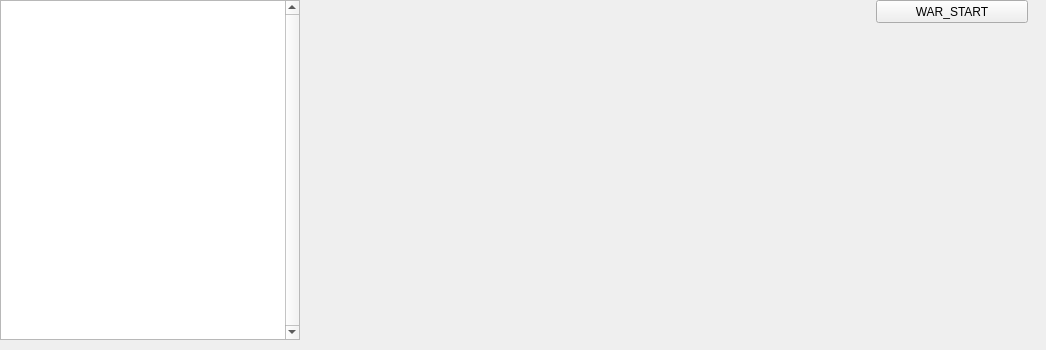
               <widget class="QWidget" name="page_3">
                <widget class="QWidget" name="widget_2" native="true">
                 <property name="geometry">
                  <rect>
                   <x>296</x>
                   <y>0</y>
                   <width>741</width>
                   <height>341</height>
                  </rect>
                 </property>
                 <widget class="QLabel" name="lb_wizard_black">
                  <property name="geometry">
                   <rect>
                    <x>370</x>
                    <y>120</y>
                    <width>291</width>
                    <height>191</height>
                   </rect>
                  </property>
                  <property name="sizePolicy">
                   <sizepolicy hsizetype="Fixed" vsizetype="Fixed">
                    <horstretch>0</horstretch>
                    <verstretch>0</verstretch>
                   </sizepolicy>
                  </property>
                  <property name="minimumSize">
                   <size>
                    <width>100</width>
                    <height>191</height>
                   </size>
                  </property>
                  <property name="styleSheet">
                   <string notr="true"/>
                  </property>
                  <property name="text">
                   <string/>
                  </property>
                  <property name="pixmap">
                   <pixmap>../wizard_black/walk1.png</pixmap>
                  </property>
                  <property name="alignment">
                   <set>Qt::AlignCenter</set>
                  </property>
                  <property name="margin">
                   <number>-12</number>
                  </property>
                 </widget>
                 <widget class="QLabel" name="lb_swordman">
                  <property name="geometry">
                   <rect>
                    <x>50</x>
                    <y>120</y>
                    <width>401</width>
                    <height>190</height>
                   </rect>
                  </property>
                  <property name="sizePolicy">
                   <sizepolicy hsizetype="Fixed" vsizetype="Fixed">
                    <horstretch>0</horstretch>
                    <verstretch>0</verstretch>
                   </sizepolicy>
                  </property>
                  <property name="minimumSize">
                   <size>
                    <width>400</width>
                    <height>190</height>
                   </size>
                  </property>
                  <property name="styleSheet">
                   <string notr="true"/>
                  </property>
                  <property name="text">
                   <string/>
                  </property>
                  <property name="pixmap">
                   <pixmap>../swordsman/walk1.png</pixmap>
                  </property>
                  <property name="alignment">
                   <set>Qt::AlignCenter</set>
                  </property>
                  <property name="margin">
                   <number>-12</number>
                  </property>
                 </widget>
                 <widget class="QLabel" name="lb_wizard_red">
                  <property name="geometry">
                   <rect>
                    <x>270</x>
                    <y>120</y>
                    <width>180</width>
                    <height>200</height>
                   </rect>
                  </property>
                  <property name="sizePolicy">
                   <sizepolicy hsizetype="Fixed" vsizetype="Fixed">
                    <horstretch>0</horstretch>
                    <verstretch>0</verstretch>
                   </sizepolicy>
                  </property>
                  <property name="minimumSize">
                   <size>
                    <width>180</width>
                    <height>200</height>
                   </size>
                  </property>
                  <property name="maximumSize">
                   <size>
                    <width>100</width>
                    <height>110</height>
                   </size>
                  </property>
                  <property name="styleSheet">
                   <string notr="true"/>
                  </property>
                  <property name="text">
                   <string/>
                  </property>
                  <property name="pixmap">
                   <pixmap>../wizard_red/walk1.png</pixmap>
                  </property>
                  <property name="scaledContents">
                   <bool>false</bool>
                  </property>
                  <property name="alignment">
                   <set>Qt::AlignCenter</set>
                  </property>
                  <property name="margin">
                   <number>-12</number>
                  </property>
                 </widget>
                 <widget class="QLabel" name="lb_archer">
                  <property name="geometry">
                   <rect>
                    <x>80</x>
                    <y>120</y>
                    <width>170</width>
                    <height>190</height>
                   </rect>
                  </property>
                  <property name="sizePolicy">
                   <sizepolicy hsizetype="Fixed" vsizetype="Fixed">
                    <horstretch>0</horstretch>
                    <verstretch>0</verstretch>
                   </sizepolicy>
                  </property>
                  <property name="minimumSize">
                   <size>
                    <width>170</width>
                    <height>190</height>
                   </size>
                  </property>
                  <property name="maximumSize">
                   <size>
                    <width>100</width>
                    <height>110</height>
                   </size>
                  </property>
                  <property name="styleSheet">
                   <string notr="true"/>
                  </property>
                  <property name="text">
                   <string/>
                  </property>
                  <property name="pixmap">
                   <pixmap>../archer/walk1.png</pixmap>
                  </property>
                  <property name="alignment">
                   <set>Qt::AlignCenter</set>
                  </property>
                  <property name="margin">
                   <number>-12</number>
                  </property>
                 </widget>
                 <widget class="QLabel" name="lb_warrior">
                  <property name="geometry">
                   <rect>
                    <x>-40</x>
                    <y>120</y>
                    <width>185</width>
                    <height>203</height>
                   </rect>
                  </property>
                  <property name="sizePolicy">
                   <sizepolicy hsizetype="Preferred" vsizetype="Preferred">
                    <horstretch>0</horstretch>
                    <verstretch>0</verstretch>
                   </sizepolicy>
                  </property>
                  <property name="minimumSize">
                   <size>
                    <width>185</width>
                    <height>203</height>
                   </size>
                  </property>
                  <property name="maximumSize">
                   <size>
                    <width>100</width>
                    <height>110</height>
                   </size>
                  </property>
                  <property name="text">
                   <string/>
                  </property>
                  <property name="pixmap">
                   <pixmap>../warrior/walk1.png</pixmap>
                  </property>
                  <property name="alignment">
                   <set>Qt::AlignCenter</set>
                  </property>
                  <property name="wordWrap">
                   <bool>false</bool>
                  </property>
                  <property name="margin">
                   <number>-12</number>
                  </property>
                  <property name="indent">
                   <number>-1</number>
                  </property>
                 </widget>
                 <widget class="QLabel" name="lb_wizard_white">
                  <property name="geometry">
                   <rect>
                    <x>570</x>
                    <y>120</y>
                    <width>111</width>
                    <height>210</height>
                   </rect>
                  </property>
                  <property name="sizePolicy">
                   <sizepolicy hsizetype="Fixed" vsizetype="Fixed">
                    <horstretch>0</horstretch>
                    <verstretch>0</verstretch>
                   </sizepolicy>
                  </property>
                  <property name="minimumSize">
                   <size>
                    <width>100</width>
                    <height>210</height>
                   </size>
                  </property>
                  <property name="styleSheet">
                   <string notr="true"/>
                  </property>
                  <property name="text">
                   <string/>
                  </property>
                  <property name="pixmap">
                   <pixmap>../wizard_white/attack1.png</pixmap>
                  </property>
                  <property name="alignment">
                   <set>Qt::AlignCenter</set>
                  </property>
                  <property name="margin">
                   <number>-12</number>
                  </property>
                 </widget>
                 <widget class="QPushButton" name="war_start_2">
                  <property name="geometry">
                   <rect>
                    <x>580</x>
                    <y>0</y>
                    <width>152</width>
                    <height>23</height>
                   </rect>
                  </property>
                  <property name="text">
                   <string>WAR_START</string>
                  </property>
                 </widget>
                </widget>
                <widget class="QTextEdit" name="battle_dialog_2">
                 <property name="geometry">
                  <rect>
                   <x>0</x>
                   <y>0</y>
                   <width>300</width>
                   <height>340</height>
                  </rect>
                 </property>
                 <property name="sizePolicy">
                  <sizepolicy hsizetype="MinimumExpanding" vsizetype="MinimumExpanding">
                   <horstretch>0</horstretch>
                   <verstretch>0</verstretch>
                  </sizepolicy>
                 </property>
                 <property name="minimumSize">
                  <size>
                   <width>250</width>
                   <height>340</height>
                  </size>
                 </property>
                 <property name="maximumSize">
                  <size>
                   <width>300</width>
                   <height>340</height>
                  </size>
                 </property>
                 <property name="contextMenuPolicy">
                  <enum>Qt::DefaultContextMenu</enum>
                 </property>
                 <property name="verticalScrollBarPolicy">
                  <enum>Qt::ScrollBarAlwaysOn</enum>
                 </property>
                 <property name="readOnly">
                  <bool>true</bool>
                 </property>
                </widget>
               </widget>
